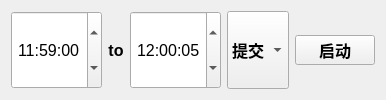
     <widget class="QFrame" name="horizontalFrame">
      <property name="sizePolicy">
       <sizepolicy hsizetype="Preferred" vsizetype="Fixed">
        <horstretch>0</horstretch>
        <verstretch>0</verstretch>
       </sizepolicy>
      </property>
      <layout class="QHBoxLayout" name="horizontalLayout_4">
       <item>
        <widget class="QTimeEdit" name="timeEdit_1">
         <property name="sizePolicy">
          <sizepolicy hsizetype="Preferred" vsizetype="Preferred">
           <horstretch>0</horstretch>
           <verstretch>0</verstretch>
          </sizepolicy>
         </property>
         <property name="minimumSize">
          <size>
           <width>0</width>
           <height>0</height>
          </size>
         </property>
         <property name="maximumSize">
          <size>
           <width>16777215</width>
           <height>16777215</height>
          </size>
         </property>
         <property name="font">
          <font>
           <family>Arial</family>
           <pointsize>12</pointsize>
          </font>
         </property>
         <property name="alignment">
          <set>Qt::AlignmentFlag::AlignCenter</set>
         </property>
         <property name="dateTime">
          <datetime>
           <hour>11</hour>
           <minute>59</minute>
           <second>0</second>
           <year>2000</year>
           <month>1</month>
           <day>1</day>
          </datetime>
         </property>
         <property name="displayFormat">
          <string>HH:mm:ss</string>
         </property>
         <property name="time">
          <time>
           <hour>11</hour>
           <minute>59</minute>
           <second>0</second>
          </time>
         </property>
        </widget>
       </item>
       <item>
        <widget class="QLabel" name="label_17">
         <property name="sizePolicy">
          <sizepolicy hsizetype="Fixed" vsizetype="Preferred">
           <horstretch>0</horstretch>
           <verstretch>0</verstretch>
          </sizepolicy>
         </property>
         <property name="maximumSize">
          <size>
           <width>16777215</width>
           <height>16777215</height>
          </size>
         </property>
         <property name="font">
          <font>
           <family>Arial</family>
           <pointsize>12</pointsize>
           <bold>true</bold>
          </font>
         </property>
         <property name="text">
          <string>to</string>
         </property>
         <property name="alignment">
          <set>Qt::AlignmentFlag::AlignCenter</set>
         </property>
        </widget>
       </item>
       <item>
        <widget class="QTimeEdit" name="timeEdit_3">
         <property name="sizePolicy">
          <sizepolicy hsizetype="Preferred" vsizetype="Preferred">
           <horstretch>0</horstretch>
           <verstretch>0</verstretch>
          </sizepolicy>
         </property>
         <property name="minimumSize">
          <size>
           <width>0</width>
           <height>0</height>
          </size>
         </property>
         <property name="maximumSize">
          <size>
           <width>16777215</width>
           <height>16777215</height>
          </size>
         </property>
         <property name="font">
          <font>
           <family>Arial</family>
           <pointsize>12</pointsize>
          </font>
         </property>
         <property name="alignment">
          <set>Qt::AlignmentFlag::AlignCenter</set>
         </property>
         <property name="dateTime">
          <datetime>
           <hour>12</hour>
           <minute>0</minute>
           <second>5</second>
           <year>2000</year>
           <month>1</month>
           <day>1</day>
          </datetime>
         </property>
         <property name="displayFormat">
          <string>HH:mm:ss</string>
         </property>
         <property name="time">
          <time>
           <hour>12</hour>
           <minute>0</minute>
           <second>5</second>
          </time>
         </property>
        </widget>
       </item>
       <item>
        <widget class="QComboBox" name="comboBox_4">
         <property name="sizePolicy">
          <sizepolicy hsizetype="Preferred" vsizetype="Preferred">
           <horstretch>0</horstretch>
           <verstretch>0</verstretch>
          </sizepolicy>
         </property>
         <property name="minimumSize">
          <size>
           <width>0</width>
           <height>0</height>
          </size>
         </property>
         <property name="maximumSize">
          <size>
           <width>16777215</width>
           <height>16777215</height>
          </size>
         </property>
         <property name="font">
          <font>
           <family>Arial</family>
           <pointsize>12</pointsize>
           <bold>true</bold>
          </font>
         </property>
         <property name="currentText">
          <string>提交</string>
         </property>
         <item>
          <property name="text">
           <string>提交</string>
          </property>
         </item>
         <item>
          <property name="text">
           <string>保存</string>
          </property>
         </item>
        </widget>
       </item>
       <item>
        <widget class="QPushButton" name="pushButton_1">
         <property name="sizePolicy">
          <sizepolicy hsizetype="Fixed" vsizetype="Fixed">
           <horstretch>0</horstretch>
           <verstretch>0</verstretch>
          </sizepolicy>
         </property>
         <property name="maximumSize">
          <size>
           <width>16777215</width>
           <height>30</height>
          </size>
         </property>
         <property name="font">
          <font>
           <family>Arial</family>
           <pointsize>12</pointsize>
           <bold>true</bold>
          </font>
         </property>
         <property name="text">
          <string>启动</string>
         </property>
        </widget>
       </item>
      </layout>
     </widget>
